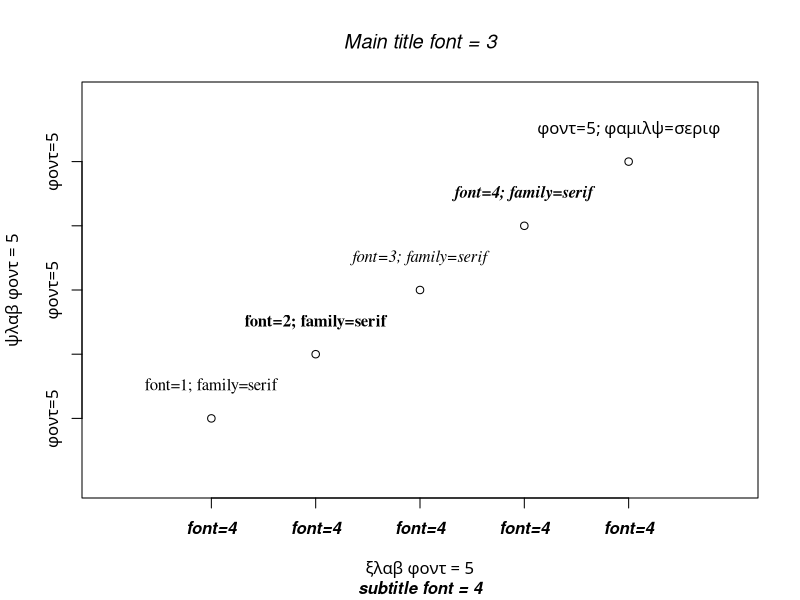

The R source for this figure:
## ---- chunk 1
knitr::opts_chunk$set(echo = TRUE, fig.align = 'center')
## ---- chunk 2
plot(1:5, xlim = c(0, 6), ylim = c(0,6), 
     xaxt = 'n', yaxt = 'n',
     xlab = 'xlab font = 5', ylab = 'ylab font = 5',
     font.lab = 5,
     main = 'Main title font = 3', font.main = 3,
     sub = 'subtitle font = 4', font.sub = 4)
axis(side=1, at=1:5, labels = rep('font=4', 5), font.axis = 4)
axis(side=2, at=1:5, labels = rep('font=5', 5), font.axis = 5)
font_families = c("serif", "sans", "mono", "symbol", "symbol")
labels = paste0('font=', 1:5, '; family=serif')
text(x=1:5, y=1:5 + 0.5, labels = labels, 
     font = 1:5, family = "serif")
